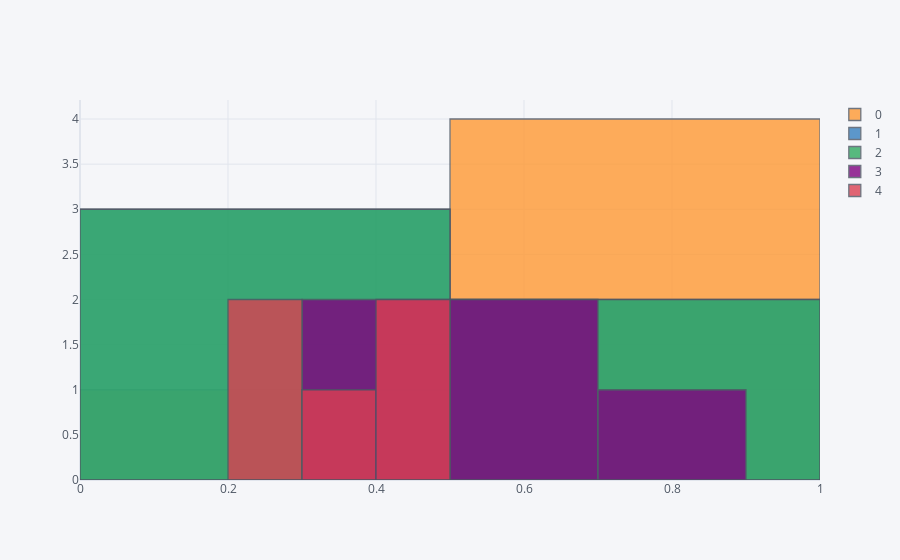

Notebook code cell kept with this figure:
### Code cell
main(cat)

### Figure 1 — Plotly figure (JSON) as saved in the notebook; plotly's stock layout.template omitted (floating-point values rounded to 4 significant figures)
{"data": [{"histfunc": "count", "histnorm": "", "marker": {"color": "rgba(255, 153, 51, 1.0)", "line": {"color": "#4D5663", "width": 1.3}}, "name": "0", "opacity": 0.8, "orientation": "v", "type": "histogram", "x": [0.1705, 0.8856, 0.5357, 0.6343, 0.8159]}, {"histfunc": "count", "histnorm": "", "marker": {"color": "rgba(55, 128, 191, 1.0)", "line": {"color": "#4D5663", "width": 1.3}}, "name": "1", "opacity": 0.8, "orientation": "v", "type": "histogram", "x": [0.0779, 0.9826, 0.6798, 0.1961, 0.3447]}, {"histfunc": "count", "histnorm": "", "marker": {"color": "rgba(50, 171, 96, 1.0)", "line": {"color": "#4D5663", "width": 1.3}}, "name": "2", "opacity": 0.8, "orientation": "v", "type": "histogram", "x": [0.3228, 0.2298, 0.4218, 0.9812, 0.7701]}, {"histfunc": "count", "histnorm": "", "marker": {"color": "rgba(128, 0, 128, 1.0)", "line": {"color": "#4D5663", "width": 1.3}}, "name": "3", "opacity": 0.8, "orientation": "v", "type": "histogram", "x": [0.4759, 0.801, 0.3831, 0.6752, 0.5541]}, {"histfunc": "count", "histnorm": "", "marker": {"color": "rgba(219, 64, 82, 1.0)", "line": {"color": "#4D5663", "width": 1.3}}, "name": "4", "opacity": 0.8, "orientation": "v", "type": "histogram", "x": [0.2932, 0.4804, 0.254, 0.3289, 0.4551]}], "layout": {"barmode": "overlay", "legend": {"bgcolor": "#F5F6F9", "font": {"color": "#4D5663"}}, "paper_bgcolor": "#F5F6F9", "plot_bgcolor": "#F5F6F9", "title": {"font": {"color": "#4D5663"}}, "xaxis": {"gridcolor": "#E1E5ED", "showgrid": true, "tickfont": {"color": "#4D5663"}, "title": {"font": {"color": "#4D5663"}, "text": ""}, "zerolinecolor": "#E1E5ED"}, "yaxis": {"gridcolor": "#E1E5ED", "showgrid": true, "tickfont": {"color": "#4D5663"}, "title": {"font": {"color": "#4D5663"}, "text": ""}, "zerolinecolor": "#E1E5ED"}}}
